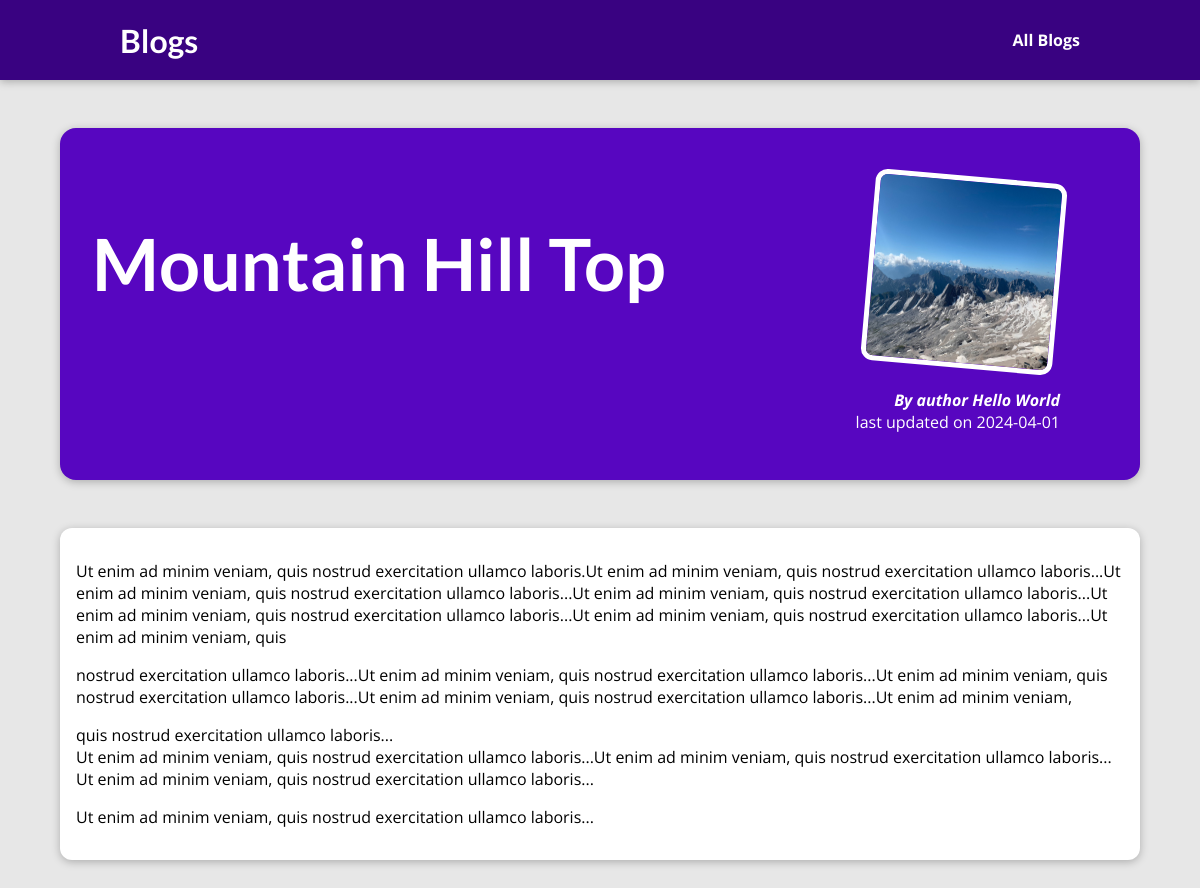
/posts/mountain-hill-top, run on the app's committed database.
### blog/models.py (models this page shows)
class Post(models.Model):
    title = models.CharField(max_length=100)
    excerpt = models.CharField(max_length=200)
    image_name = models.CharField(max_length=100)
    date = models.DateField(auto_now=True)
    slug = models.SlugField(unique=True, db_index=True)
    content = models.TextField(validators=[MinLengthValidator(10)])
    author = models.ForeignKey(Author, on_delete=models.SET_NULL, null=True)
    tags = models.ManyToManyField(Tag)

class Author(models.Model):
    first_name = models.CharField(max_length=100)
    last_name = models.CharField(max_length=100)
    email = models.EmailField(max_length=254)
    def __str__(self):
        return f"{self.first_name} {self.last_name}"

### blog/views.py (the view)
# urls.py: path("posts/<slug:slug>", views.post_detail, name="post_detail"),
def post_detail(request, slug):
    all_posts = Post.objects.all()
    post = next(x for x in all_posts if x.slug == slug)
    return render(request, "blog/post_detail.html", {"post": post})

### blog/templates/blog/post_detail.html (shortened to what this page needs)
{% extends "layout.html" %}
{% load static %}
     {% block css %}
    <link rel="stylesheet" href="{% static "blog/post_detail.css" %}"/>
      <link rel="stylesheet" href="{% static "blog/post.css" %}"/>
    {% endblock css %}
{% block content %}
    <section id="summary">
    <h2>{{post.title|title}}</h2>
    <article>
        <img src="{% static "blog/images/"|add:post.image_name %}" alt="post title">
        <address>By author {{post.author|title}}</address>
        <div>last updated on {{post.date|title}} <time></time> </div>
    </article>
 </section>
 <main>
    <p>{{post.content|linebreaks}} </p>
 </main>
{% endblock content %}

### static/app.css (style rules this page uses)
* { box-sizing: border-box; }
html { font-family: "Open Sans", "Lato", sans-serif; }
body { margin: 0; }
h1, h2, h3 { font-family: "Lato", sans-serif; font-weight: bold; }

### blog/static/blog/post_detail.css (style rules this page uses)
body { background-color: #e7e7e7; }
#summary { margin: 8rem auto 3rem auto; padding: 2rem; width: 90%; max-width: 90rem; border-radius: 16px; background-color: #5706c0; position: relative; box-shadow: 0 2px 8px rgba(0, 0, 0, 0.25); height: 22rem; }
#summary h2 { color: white; font-size: 4.5rem; }
#summary article { position: absolute; top: 2rem; right: 3rem; padding: 1rem 2rem; border-radius: 12px; text-align: right; color: white; }
#summary article img { width: 12rem; height: 12rem; border-radius: 12px; transform: rotateZ(5deg); border: 5px solid white; margin-bottom: 1rem; }
#summary address { font-weight: bold; }
main { width: 90%; max-width: 90rem; margin: 3rem auto; background-color: white; padding: 1rem; border-radius: 12px; box-shadow: 0 2px 8px rgba(0, 0, 0, 0.25); }

### data on the page
Post: title "Mountain Hill Top", image_name (picture), author "Hello World", date "2024-04-01", content "Ut enim ad minim veniam, quis nostrud exercitation ullamco laboris.Ut enim ad minim veniam, quis nostrud exercitation ullamco laboris...Ut enim ad minim veniam, quis nostrud exercitation ullamco laboris...Ut enim ad minim veniam, quis nostrud exercitation ullamco laboris...Ut enim ad minim veniam, quis nostrud exercitation ullamco laboris...Ut enim ad minim veniam, quis nostrud exercitation ullamco laboris...Ut enim ad minim veniam, quis nostrud exercitation ullamco laboris...Ut enim ad minim veniam, quis nostrud exercitation ullamco laboris...Ut enim ad minim veniam, quis nostrud exercitation ullamco laboris...Ut enim ad minim veniam, quis nostrud exercitation ullamco laboris...Ut enim ad…"
